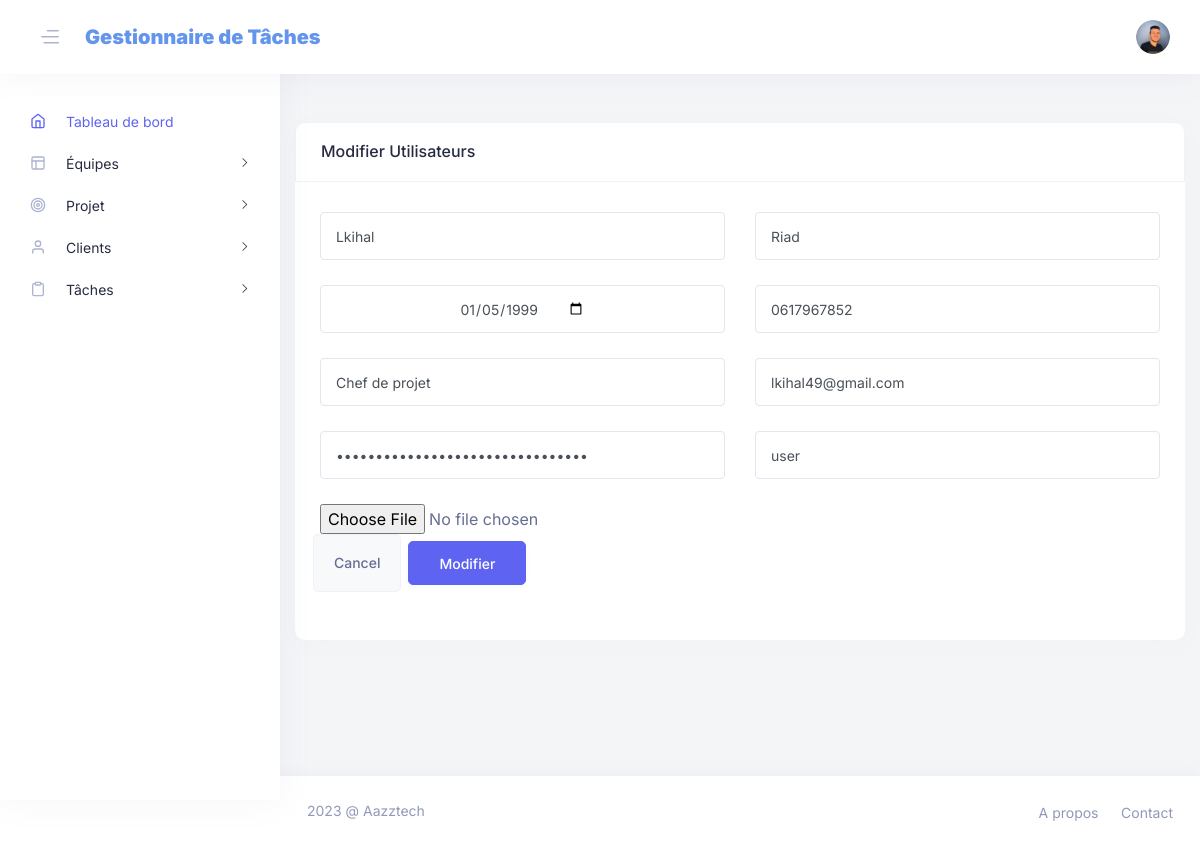
The page /edit_utilisateur.php?Id_USER=2 (signed in) on the database its author committed.
### tables this page shows
CREATE TABLE IF NOT EXISTS `utilisateurs` (
  `id` int(11) NOT NULL AUTO_INCREMENT,
  `nom` varchar(25) NOT NULL,
  `prenom` varchar(25) NOT NULL,
  `profession` varchar(50) DEFAULT NULL,
  `date_naissance` date NOT NULL,
  `telephone` varchar(20) NOT NULL,
  `image` varchar(1000) DEFAULT NULL,
  `email` varchar(50) NOT NULL,
  `password` varchar(200) NOT NULL,
  `role` varchar(25) NOT NULL,
  `isDeleted` tinyint(1) DEFAULT '0',
  PRIMARY KEY (`id`)
);

### edit_utilisateur.php (the view, shortened to what this page needs)
<?php
require 'connexion.php';
include 'layout.php';
?>
<main class="main-content">
    <div class="contents mt-5">
        <div class="row">
            <div class="col-lg-12">
                <div class="card card-Vertical card-default card-md mb-4">
                    <div class="card-header">
                        <h6>Modifier utilisateurs</h6>
                    </div>
                    <?php
                    $id = $_GET['Id_USER'];
                    $sql1 = "select * from utilisateurs where id ='" . $id . "'";
                    $sql_run = mysqli_query($mysqli, $sql1);
                    if (mysqli_num_rows($sql_run) > 0) {
                        while ($row = $sql_run->fetch_assoc()) {
                    ?>
                            <div class="card-body py-md-30">
                                <form action="" method="POST" enctype="multipart/form-data">
                                    <div class="row">
                                        <div class="col-md-6 mb-25">
                                            <input type="text" name="nom" id="nom" value="<?php echo $row['nom']; ?>" class="form-control ih-medium ip-gray radius-xs b-light px-15" placeholder="Nom">
                                        </div>
                                        <div class="col-md-6 mb-25">
                                            <input type="text" name="prenom" id="prenom" value="<?php echo $row['prenom']; ?>" class="form-control ih-medium ip-gray radius-xs b-light px-15" placeholder="Prénom">
                                        </div>
                                        <div class="col-md-6 mb-25">
                                            <input type="date" name="datenaissance" id="datenaissance" value="<?php echo $row['date_naissance']; ?>" class="form-control ih-medium ip-gray radius-xs b-light px-15" placeholder="Date de naissance">
                                        </div>
                                        <div class="col-md-6 mb-25">
                                            <input type="text" name="telephone" id="telephone" value="<?php echo $row['telephone']; ?>" class="form-control ih-medium ip-gray radius-xs b-light px-15" placeholder="Téléphone">
                                        </div>
                                        <div class="col-md-6 mb-25">
                                            <input type="text" name="profession" id="profession" value="<?php echo $row['profession']; ?>" class="form-control ih-medium ip-gray radius-xs b-light px-15" placeholder="profession">
                                        </div>
                                        <div class="col-md-6 mb-25">
                                            <input type="email" name="email" id="email" value="<?php echo $row['email']; ?>" class="form-control ih-medium ip-gray radius-xs b-light px-15" placeholder="Email">
                                        </div>
                                        <div class="col-md-6 mb-25">
                                            <input type="password" name="password" id="password" value="<?php echo $row['password']; ?>" class="form-control ih-medium ip-gray radius-xs b-light px-15" placeholder="Mot de passe">
                                        </div>
                                        <div class="col-md-6 mb-25">
                                            <input type="text" name="role" id="role" value="<?php echo $row['role']; ?>" class="form-control ih-medium ip-gray radius-xs b-light px-15" placeholder="Type">
                                        </div>
                                        <div class="col-12">
                                            <input type="file" name="image" class="form-contrtol" />
                                        </div>
                                        <div class="col-md-6 mb-25">
                                            <div class="layout-button mt-0">
                                                <a href="liste_utilisateurs.php" class="btn btn-default btn-squared border-normal bg-normal px-20 ">Cancel</a>
                                                <button type="submit" name="modifier" id="modifier" class="btn btn-primary btn-default btn-squared px-30">Modifier</button>
                                            </div>
                                        </div>
                                    </div>
                                </form>
                            </div>
                            </div><?php }
                            } ?>
                </div>
            </div>
        </div>
</main>
<?php
include 'footer.php'
?>

### layout.php (shortened to what this page needs)
<?php
include 'connexion.php';
?>
<!doctype html>
<html lang="en" dir="ltr">
<head>
    <link rel="stylesheet" href="assets/vendor_assets/css/bootstrap/bootstrap.css">
    <link rel="stylesheet" href="assets/vendor_assets/css/daterangepicker.css">
    <link rel="stylesheet" href="assets/vendor_assets/css/fontawesome.css">
    <link rel="stylesheet" href="assets/vendor_assets/css/footable.standalone.min.css">
    <link rel="stylesheet" href="assets/vendor_assets/css/fullcalendar@5.2.0.css">
    <link rel="stylesheet" href="assets/vendor_assets/css/jquery-jvectormap-2.0.5.css">
    <link rel="stylesheet" href="assets/vendor_assets/css/jquery.mCustomScrollbar.min.css">
    <link rel="stylesheet" href="assets/vendor_assets/css/leaflet.css">
    <link rel="stylesheet" href="assets/vendor_assets/css/line-awesome.min.css">
    <link rel="stylesheet" href="assets/vendor_assets/css/magnific-popup.css">
    <link rel="stylesheet" href="assets/vendor_assets/css/MarkerCluster.css">
    <link rel="stylesheet" href="assets/vendor_assets/css/MarkerCluster.Default.css">
    <link rel="stylesheet" href="assets/vendor_assets/css/select2.min.css">
    <link rel="stylesheet" href="assets/vendor_assets/css/slick.css">
    <link rel="stylesheet" href="assets/vendor_assets/css/star-rating-svg.css">
    <link rel="stylesheet" href="assets/vendor_assets/css/trumbowyg.min.css">
    <link rel="stylesheet" href="assets/vendor_assets/css/wickedpicker.min.css">
    <link rel="stylesheet" href="style.css">
</head>
<body class="layout-light side-menu overlayScroll">
    <header class="header-top">
        <nav class="navbar navbar-light">
            <div class="navbar-left">
                <a href="" class="sidebar-toggle">
                    <img class="svg" src="img/svg/bars.svg" alt="img"></a>
                <a class="navbar-brand" href="index.php">
                    <h4 style="color:cornflowerblue;"><b>Gestionnaire de Tâches</b></h4>
                </a>
            </div>
            <div class="navbar-right">
                <ul class="navbar-right__menu">
                    <li class="nav-author">
                        <div class="dropdown-custom">
                        <?php
                                    $query = "SELECT * FROM utilisateurs WHERE id = '{$_SESSION['id']}'";
                                    $result = $mysqli->query($query);
                                    if ($result->num_rows == 1) {
                                        $row = $result->fetch_assoc();
                                    } else {
                                        echo "Invalid username or password. <a href='test.php'>Try again</a>";
                                    }
                                ?>
                            <a href="javascript:;" class="nav-item-toggle"><img src="<?php echo $row['image'] ?>" alt="" class="rounded-circle"></a>
                        </div>
                    </li>
                </ul>
            </div>
        </nav>
    </header>
        <aside class="sidebar-wrapper">
            <div class="sidebar sidebar-collapse" id="sidebar">
                <div class="sidebar__menu-group">
                    <ul class="sidebar_nav">
                        <li >
                            <a href="index.php" class="active">
                                <span data-feather="home" class="nav-icon"></span>
                                <span class="menu-text">Tableau de bord</span>
                            </a>
                        </li>
                        <?php
                                    $query = "SELECT * FROM utilisateurs WHERE id = '{$_SESSION['id']}' and role='Admin'";
                                    $result = $mysqli->query($query);
                                    if ($result->num_rows == 1) {
                                ?>
                        <li class="has-child">
                            <a href="#" class="">
                                <span data-feather="layout" class="nav-icon"></span>
                                <span class="menu-text">Équipes</span>
                                <span class="toggle-icon"></span>
                            </a>
                        </li>
                        <li class="has-child">
                            <a href="#" class="">
                                <span data-feather="target" class="nav-icon"></span>
                                <span class="menu-text">Projet</span>
                                <span class="toggle-icon"></span>
                            </a>
                        </li>
                        <li class="has-child">
                            <a href="#" class="">
                                <span data-feather="user" class="nav-icon"></span>
                                <span class="menu-text">Clients</span>
                                <span class="toggle-icon"></span>
                            </a>
                        </li>
                        <li class="has-child">
                            <a href="#" class="">
                                <span data-feather="clipboard" class="nav-icon"></span>
                                <span class="menu-text">Tâches</span>
                                <span class="toggle-icon"></span>
                            </a>
                        </li>
                        <?php }?>
                    </ul>
                </div>
            </div>
        </aside>
</body>
</html>

### rows shown on the page
utilisateurs: image (picture)
utilisateurs: nom "Lkihal", prenom "Riad", datenaissance "01/05/1999", telephone "0617967852", profession "Chef de projet", email "lkihal49@gmail.com", role "user"
